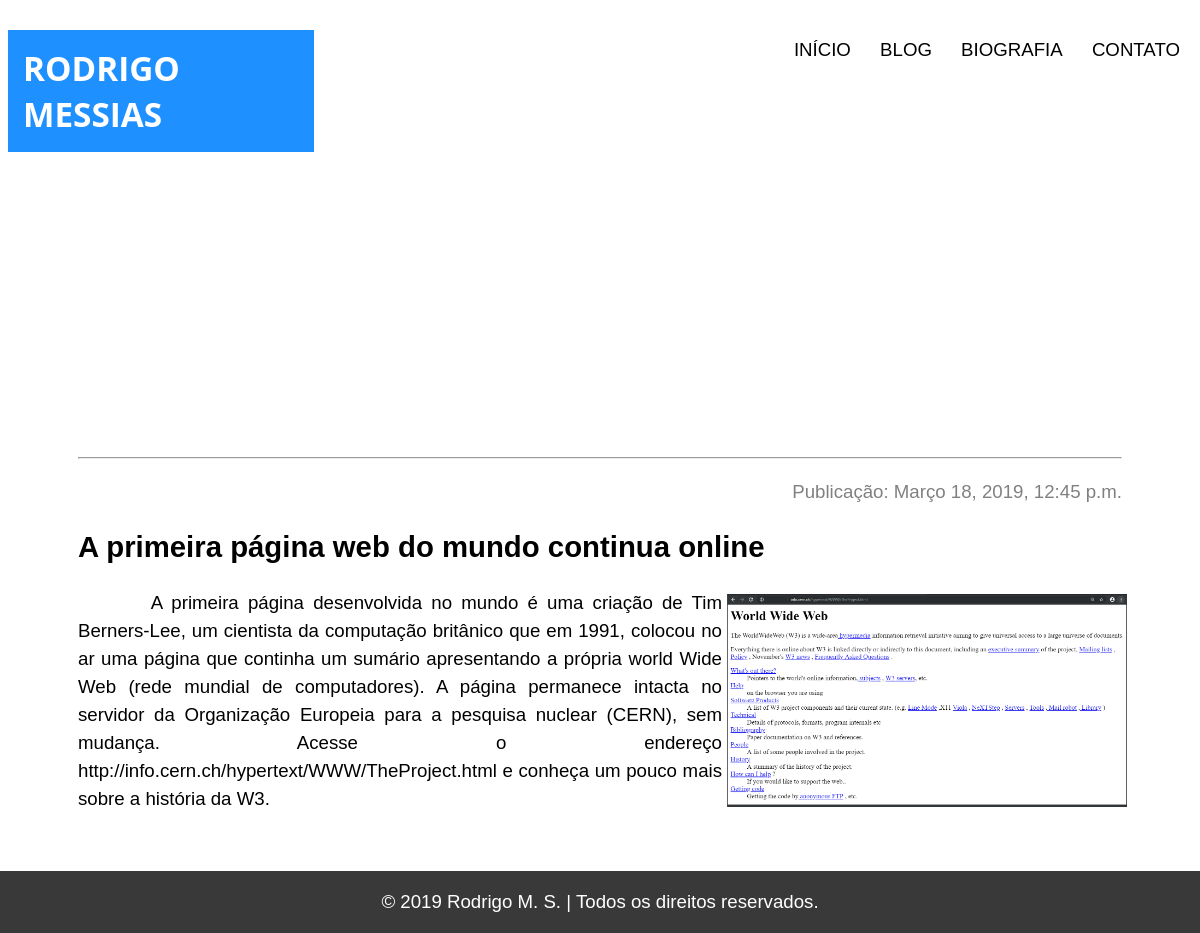
The app's page /post/2/ with its own data.
### blog/models.py (models this page shows, shortened)
class Post(models.Model):
    author = models.ForeignKey('auth.User', on_delete=models.CASCADE)
    title = models.CharField(max_length=200)
    text = RichTextUploadingField()
    created_date = models.DateTimeField(
            default=timezone.now)
    published_date = models.DateTimeField(
            blank=True, null=True)

### blog/views.py (the view)
# urls.py: path('post/<int:pk>/', views.post_detail, name='post_detail'),
def post_detail(request, pk):
    post = get_object_or_404(Post, pk=pk)
    return render(request, 'blog/post_detail.html', {'post': post})

### blog/templates/blog/post_detail.html
{% extends 'blog/base.html'%}
{% block content %}
	<section>
		<div class="container1 text_justify">
			<hr>
 			<p class="font_grey text_right">Publicação: {{ post.published_date }}</p>
 			<h2>{{ post.title }}</h2>
        	{{ post.text | safe }}
    	</div>
	</section>
{% endblock %}

### blog/static/css/style.css (style rules this page uses)
body { font-family: sans-serif; font-size: 14pt; margin-bottom: 0px; -webkit-animation: fadeIn 0.8s ease-in-out; -moz-animation: fadeIn 0.8s ease-in-out; -o-animation: fadeIn 0.8s ease-in-out; animation: fadeIn 0.8s ease-in-out; opacity: 1; }
section { padding: 20px; margin-left: -8px; margin-right: -8px; }
section h2 { font-size: 22pt; }
section div { position: relative; padding: 20px; width: 40%; }
p { line-height: 1.5; }
.font_grey { color: grey; }
.text_right { text-align: right; }
.text_justify { text-align: justify; }
.container1 { display: table; clear: both; margin: 0 auto; width: 60%; transition: 0.2s; }
.imageBlogR { margin: 5px -5px 5px 5px; width: 400px; float: right; }
@media only screen and (max-width: 1373px) { .container1 { width: 90%; } }

### records on screen
Post: published_date "Março 18, 2019, 12:45 p.m.", title "A primeira página web do mundo continua online", text (picture), text "A primeira página desenvolvida no mundo é uma criação de Tim Berners-Lee, um cientista da computação britânico que em 1991, colocou no ar uma página que continha um sumário apresentando a própria world Wide Web (rede mundial de computadores). A página permanece intacta no servidor da Organização Europeia para a pesquisa nuclear (CERN), sem mudança. Acesse o endereço http://info.cern.ch/hypertext/WWW/TheProject.html e conheça um pouco mais sobre a história da W3."
